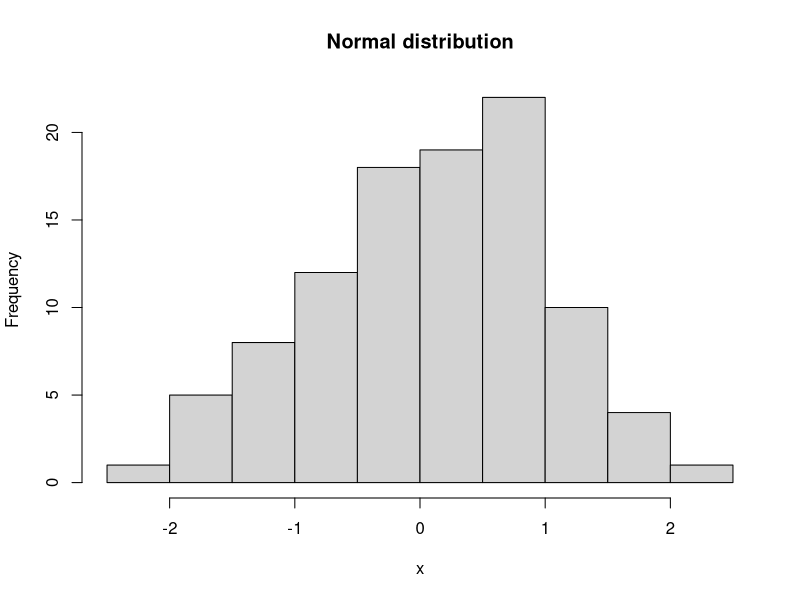

Source code (R):
## ---- chunk 1
knitr::opts_chunk$set(echo = TRUE)
## ---- chunk 2
a <- 10^4
## ---- chunk 3
(d <- a/10^3)
## ---- chunk 4
(d <- a/10^3)
## ---- chunk 5
b <- 100
x <- rnorm(b)
head(x)
median(x)
mean(x)
var(x)
## ---- chunk 6
hist(x, main="Normal distribution")
